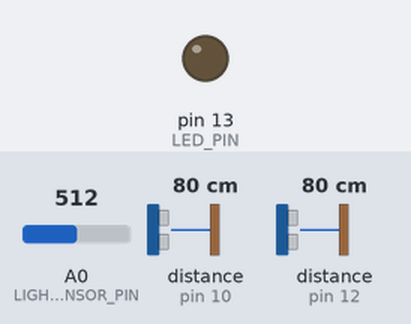
Recording of a sketch running on a simulated Arduino Uno, built with avr-gcc and run on an emulated ATmega328P. Shown: output pins drawn as LEDs (lit = HIGH). Wiring (inferred from the names in the program): 2 × ultrasonic range finder: trigger pin 9, echo pin 10 / trigger pin 11, echo pin 12. The inputs (shaded band) are chosen by the test bench; at power-on: A0 (LIGHT_SENSOR_PIN) = 512, distance to the obstacle (sensors on pin 10, pin 12) 80 cm. The echo pulse lasts 58.3 µs per cm; pins used as bus, display or sensor lines are not drawn.

Above: at 1.2 s.
1.3 s: A0 (LIGHT_SENSOR_PIN) set to 21
2.8 s: A0 (LIGHT_SENSOR_PIN) set to 17
At 4.2 s:
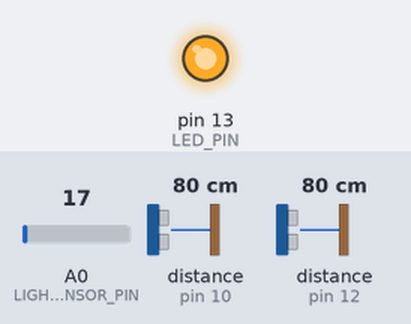
7.9 s: A0 (LIGHT_SENSOR_PIN) set to 35
At 9.0 s:
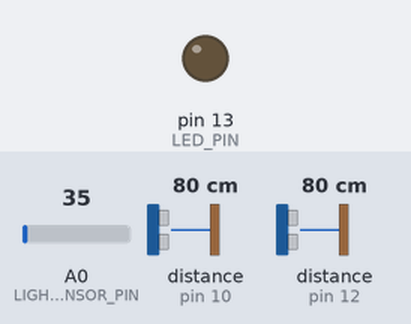
10.9 s: A0 (LIGHT_SENSOR_PIN) set to 15
At 11.4 s:
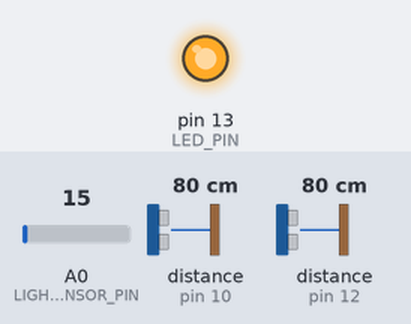
Timing chart, 0 to 13.9 s (numbered marks = the images above; inputs shaded):
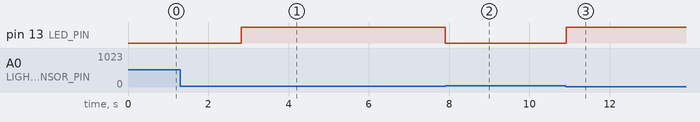

The sketch:

arduino_robot.ino
```cpp
// (licence header left out)
const int LIGHT_SENSOR_PIN = A0;
const int LED_PIN          = 13;
const int ANALOG_THRESHOLD = 20;
const int trigPin          = 9;
const int echoPin          = 10;
const int trigPin1         = 11;
const int echoPin1         = 12;

int analogValue;

void setup() {
  pinMode(LED_PIN, OUTPUT);
  pinMode(trigPin, OUTPUT);
  pinMode(echoPin, INPUT);
  pinMode(trigPin1, OUTPUT);
  pinMode(echoPin1, INPUT);
  Serial.begin(9600);
}
void loop() {
  led();
  long distanceLeft = calcDistance(echoPin, trigPin);
  long distanceRight = calcDistance(echoPin1, trigPin1);
  if (distanceLeft < 25)
     Serial.write(1);
  else if (distanceRight < 25)
     Serial.write(2);
}
void led(){
  analogValue = analogRead(LIGHT_SENSOR_PIN);

  if (analogValue < ANALOG_THRESHOLD)
     digitalWrite(LED_PIN, HIGH);
  else
     digitalWrite(LED_PIN, LOW);
}
long calcDistance(int echo, int trigger){
    long distance = 5000; //number that's bigger than the distance can be

    for (int i = 0; i <= 1; i++) {
      long responseTime, responseDistance;

      digitalWrite(trigger, LOW);
      delayMicroseconds(2);
      digitalWrite(trigger, HIGH);
      delayMicroseconds(10);
      digitalWrite(trigger, LOW);

      responseTime = pulseIn(echo, HIGH);

      responseDistance = responseTime / 29 / 2;

      if(distance > responseDistance ){
        distance = responseDistance;
      }
    }
    return distance;
}
```

Measured:
- the behaviour switches between 20 and 19 on A0 (LIGHT_SENSOR_PIN) (found by bisection; images 0 and 1)
- after the input at 1.3 s, every drawn part: stays the same
- after the input at 2.8 s, pin 13 (LED_PIN): LOW → HIGH at once
- after the input at 7.9 s, pin 13 (LED_PIN): HIGH → LOW at once
- after the input at 10.9 s, pin 13 (LED_PIN): LOW → HIGH at once
